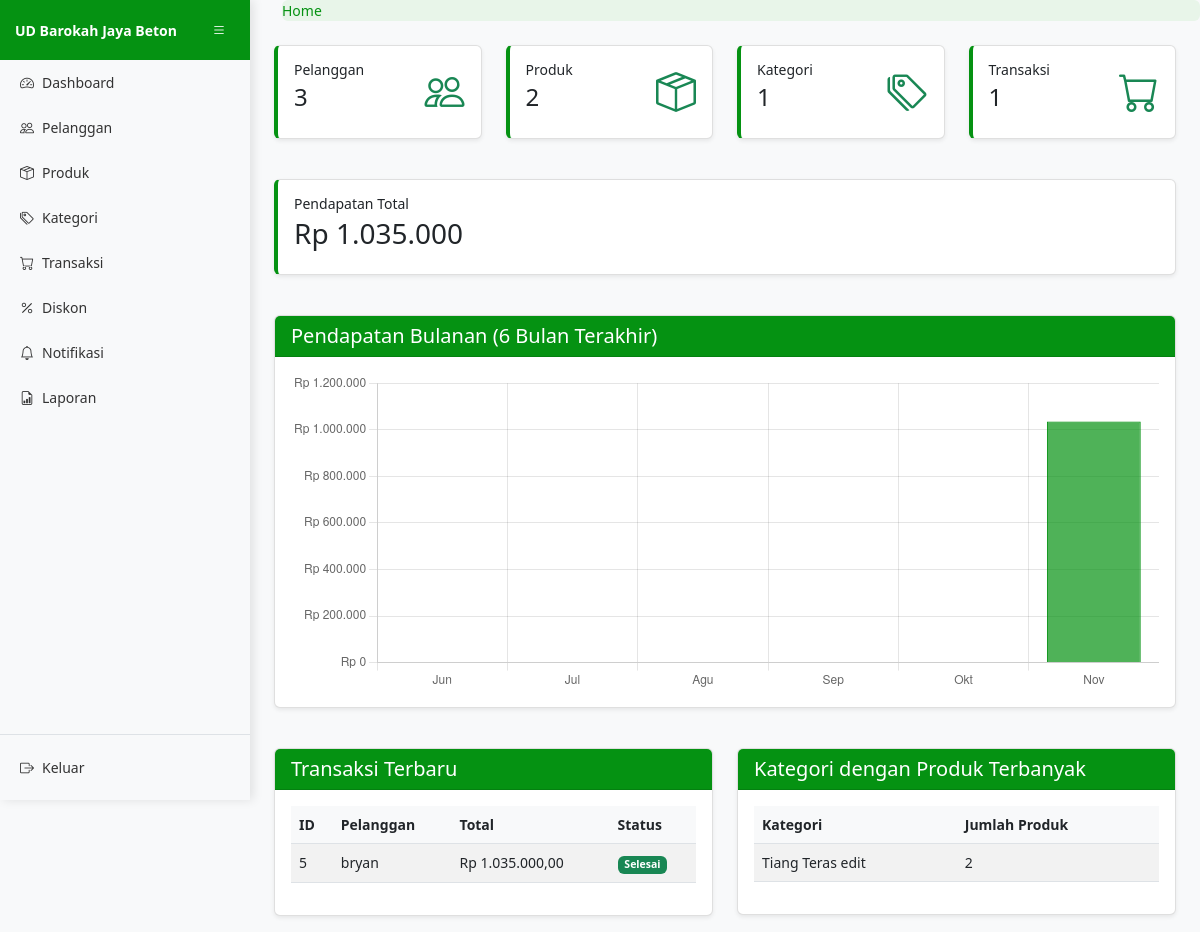
The app's page / (signed in), older data.
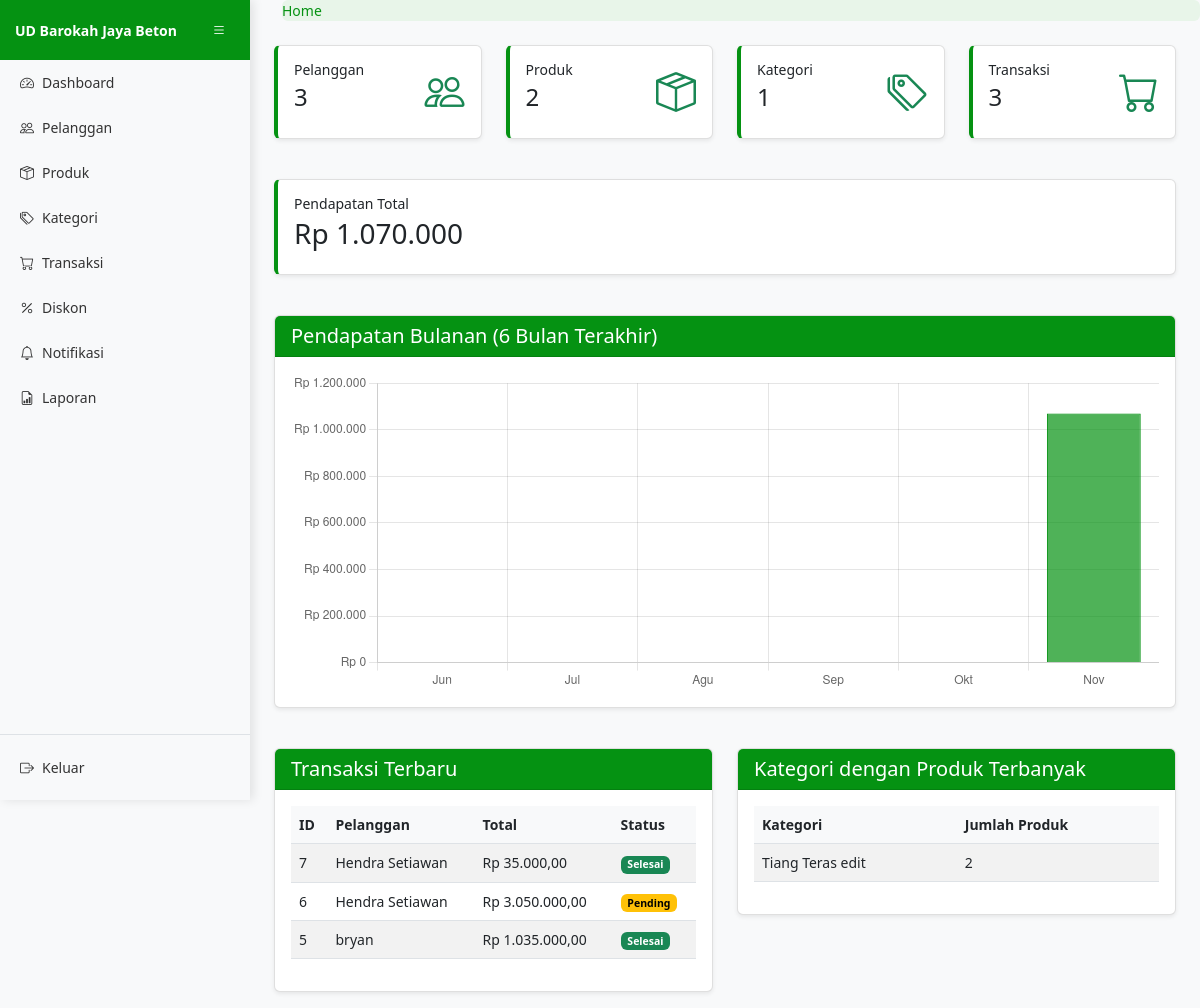
The same page, newer data.
### core/models.py (models this page shows, shortened)
class Transaksi(models.Model):
    STATUS_CHOICES = [
        ('pending', 'Pending'),
        ('dibayar', 'Dibayar'),
        ('dikirim', 'Dikirim'),
        ('selesai', 'Selesai'),
        ('dibatalkan', 'Dibatalkan'),
    ]
    tanggal = models.DateTimeField(default=date.today)
    total = models.DecimalField(max_digits=10, decimal_places=2)
    ongkir = models.DecimalField(max_digits=10, decimal_places=2, default=0)
    status_transaksi = models.CharField(max_length=20, choices=STATUS_CHOICES, default='pending')
    bukti_bayar = models.FileField(upload_to='bukti_bayar/', blank=True, null=True)
    pelanggan = models.ForeignKey(Pelanggan, on_delete=models.CASCADE)
    alamat_pengiriman = models.TextField()
    feedback = models.TextField(blank=True, null=True)
    fotofeedback = models.ImageField(upload_to='feedback/', blank=True, null=True)
    waktu_checkout = models.DateTimeField(auto_now_add=True)
    batas_waktu_bayar = models.DateTimeField()
    total_diskon = models.DecimalField(max_digits=10, decimal_places=2, default=0)
    keterangan_diskon = models.TextField(blank=True, null=True)

class Pelanggan(models.Model):
    nama_pelanggan = models.CharField(max_length=100)
    alamat = models.TextField()
    tanggal_lahir = models.DateField()
    no_hp = models.CharField(max_length=15)
    username = models.CharField(max_length=50, unique=True)
    password = models.CharField(max_length=128)
    email = models.EmailField(unique=True)
    created_at = models.DateTimeField(auto_now_add=True)

class Kategori(models.Model):
    nama_kategori = models.CharField(max_length=100, unique=True)
    class Meta:
        verbose_name_plural = "Kategori"

### core/views.py (the view)
# urls.py: path('', views.dashboard_utama, name='dashboard_utama'),
@login_required
def dashboard_utama(request):
    total_pelanggan = Pelanggan.objects.count()
    total_produk = Produk.objects.count()
    total_kategori = Kategori.objects.count()
    total_transaksi = Transaksi.objects.count()
    pendapatan_total = Transaksi.objects.filter(status_transaksi='selesai').aggregate(
        total=Sum('total')
    )['total'] or 0
    transaksi_terbaru = Transaksi.objects.select_related('pelanggan').order_by('-waktu_checkout')[:5]
    kategori_produk = Kategori.objects.annotate(jumlah_produk=Count('produk')).order_by('-jumlah_produk')[:5]
    from django.utils import timezone
    from datetime import timedelta
    sekarang = timezone.now()
    data_bulan = []
    data_pendapatan = []
    for i in range(5, -1, -1):  # 6 bulan terakhir (0-5)
        tanggal_awal = sekarang.replace(day=1) - timedelta(days=30 * i)
        tanggal_akhir = (tanggal_awal.replace(day=28) + timedelta(days=4)).replace(day=1) - timedelta(days=1)
        nama_bulan = tanggal_awal.strftime("%b")
        if nama_bulan == "Jan":
            nama_bulan = "Jan"
        elif nama_bulan == "Feb":
            nama_bulan = "Feb"
        elif nama_bulan == "Mar":
            nama_bulan = "Mar"
        elif nama_bulan == "Apr":
            nama_bulan = "Apr"
        elif nama_bulan == "May":
            nama_bulan = "Mei"
        elif nama_bulan == "Jun":
            nama_bulan = "Jun"
        elif nama_bulan == "Jul":
            nama_bulan = "Jul"
        elif nama_bulan == "Aug":
            nama_bulan = "Agu"
        elif nama_bulan == "Sep":
            nama_bulan = "Sep"
        elif nama_bulan == "Oct":
            nama_bulan = "Okt"
        elif nama_bulan == "Nov":
            nama_bulan = "Nov"
        elif nama_bulan == "Dec":
            nama_bulan = "Des"
        total_bulan = Transaksi.objects.filter(
            status_transaksi='selesai',
            tanggal__gte=tanggal_awal,
            tanggal__lte=tanggal_akhir
        ).aggregate(total=Sum('total'))['total'] or 0
        data_bulan.append(nama_bulan)
        data_pendapatan.append(float(total_bulan))
    context = {
        'total_pelanggan': total_pelanggan,
        'total_produk': total_produk,
        'total_kategori': total_kategori,
        'total_transaksi': total_transaksi,
        'pendapatan_total': pendapatan_total,
        'transaksi_terbaru': transaksi_terbaru,
        'kategori_produk': kategori_produk,
        'data_bulan': data_bulan,
        'data_pendapatan': data_pendapatan,
    }
    return render(request, 'core/dashboard_utama.html', context)

### core/templates/core/dashboard_utama.html (shortened to what the changed rows need)
{% extends 'core/basis.html' %}
{% load humanize %}
{% block content %}
<div class="container-fluid">
    <div class="row">
        <div class="col-md-3 mb-4">
            <div class="card stat-card">
                <div class="card-body">
                    <div class="d-flex justify-content-between">
                        <div>
                            <h2>{{ total_pelanggan }}</h2>
                        </div>
                    </div>
                </div>
            </div>
        </div>
        <div class="col-md-3 mb-4">
            <div class="card stat-card">
                <div class="card-body">
                    <div class="d-flex justify-content-between">
                        <div>
                            <h2>{{ total_produk }}</h2>
                        </div>
                    </div>
                </div>
            </div>
        </div>
        <div class="col-md-3 mb-4">
            <div class="card stat-card">
                <div class="card-body">
                    <div class="d-flex justify-content-between">
                        <div>
                            <h2>{{ total_kategori }}</h2>
                        </div>
                    </div>
                </div>
            </div>
        </div>
        <div class="col-md-3 mb-4">
            <div class="card stat-card">
                <div class="card-body">
                    <div class="d-flex justify-content-between">
                        <div>
                            <h5 class="card-title">Transaksi</h5>
                            <h2>{{ total_transaksi }}</h2>
                        </div>
                    </div>
                </div>
            </div>
        </div>
    </div>
    <div class="row mb-4">
        <div class="col-md-12">
            <div class="card stat-card">
                <div class="card-body">
                    <h5 class="card-title">Pendapatan Total</h5>
                    <h3>Rp {{ pendapatan_total|intcomma }}</h3>
                </div>
            </div>
        </div>
    </div>
    <div class="row mb-4">
        <div class="col-md-12">
            <div class="card">
                <div class="card-body" style="height: 350px;">
                    <canvas id="pendapatanChart" height="300"></canvas>
                </div>
            </div>
        </div>
    </div>
    <div class="row">
        <div class="col-md-6">
            <div class="card">
                <div class="card-body">
                    <div class="table-responsive">
                        <table class="table table-striped">
                            <thead>
                                <tr>
                                    <th>ID</th>
                                    <th>Pelanggan</th>
                                    <th>Total</th>
                                    <th>Status</th>
                                </tr>
                            </thead>
                            <tbody>
                                {% for transaksi in transaksi_terbaru %}
                                <tr>
                                    <td>{{ transaksi.id }}</td>
                                    <td>{{ transaksi.pelanggan.nama_pelanggan }}</td>
                                    <td>Rp {{ transaksi.total|intcomma }}</td>
                                    <td>
                                        {% if transaksi.status_transaksi == 'pending' %}
                                            <span class="badge bg-warning">Pending</span>
                                        {% elif transaksi.status_transaksi == 'dibayar' %}
                                            <span class="badge bg-info">Dibayar</span>
                                        {% elif transaksi.status_transaksi == 'dikirim' %}
                                            <span class="badge bg-primary">Dikirim</span>
                                        {% elif transaksi.status_transaksi == 'selesai' %}
                                            <span class="badge bg-success">Selesai</span>
                                        {% elif transaksi.status_transaksi == 'dibatalkan' %}
                                            <span class="badge bg-danger">Dibatalkan</span>
                                        {% endif %}
                                    </td>
                                </tr>
                                {% empty %}
                                <tr>
                                    <td colspan="4" class="text-center">Tidak ada transaksi</td>
                                </tr>
                                {% endfor %}
                            </tbody>
                        </table>
                    </div>
                </div>
            </div>
        </div>
        <div class="col-md-6">
            <div class="card">
                <div class="card-body">
                    <div class="table-responsive">
                        <table class="table table-striped">
                            <thead>
                                <tr>
                                    <th>Kategori</th>
                                    <th>Jumlah Produk</th>
                                </tr>
                            </thead>
                            <tbody>
                                {% for kategori in kategori_produk %}
                                <tr>
                                    <td>{{ kategori.nama_kategori }}</td>
                                    <td>{{ kategori.jumlah_produk }}</td>
                                </tr>
                                {% empty %}
                                <tr>
                                    <td colspan="2" class="text-center">Tidak ada kategori</td>
                                </tr>
                                {% endfor %}
                            </tbody>
                        </table>
                    </div>
                </div>
            </div>
        </div>
    </div>
</div>
<script>
document.addEventListener('DOMContentLoaded', function() {
    var ctx = document.getElementById('pendapatanChart').getContext('2d');
    var pendapatanChart = new Chart(ctx, {
        type: 'bar',
        data: {
            labels: {{ data_bulan|safe }},
            datasets: [{
                label: 'Pendapatan (Rp)',
                data: {{ data_pendapatan|safe }},
                backgroundColor: 'rgba(5, 146, 18, 0.7)',
                borderColor: 'rgba(5, 146, 18, 1)',
                borderWidth: 1
            }]
        },
        options: {
            responsive: true,
            maintainAspectRatio: false, // Allow custom height
            scales: {
                y: {
                    beginAtZero: true,
                    ticks: {
                        callback: function(value) {
                            return 'Rp ' + value.toLocaleString('id-ID');
                        }
                    }
                }
            },
            plugins: {
                legend: {
                    display: false
                },
                tooltip: {
                    callbacks: {
                        label: function(context) {
                            return 'Rp ' + context.parsed.y.toLocaleString('id-ID');
                        }
                    }
                }
            }
        }
    });
});
</script>
{% endblock %}

Row changes from the older to the newer data that the page shows:
added Transaksi: status_transaksi "Selesai"
added Transaksi: status_transaksi "Pending"
Text that changed along with them:
{{ total_transaksi }}: "1" → "3"
{{ pendapatan_total|intcomma }}: "1.035.000" → "1.070.000"
chart data {{ data_pendapatan|safe }}: [0.0, 0.0, 0.0, 0.0, 0.0, 1035000.0] → [0.0, 0.0, 0.0, 0.0, 0.0, 1070000.0]
